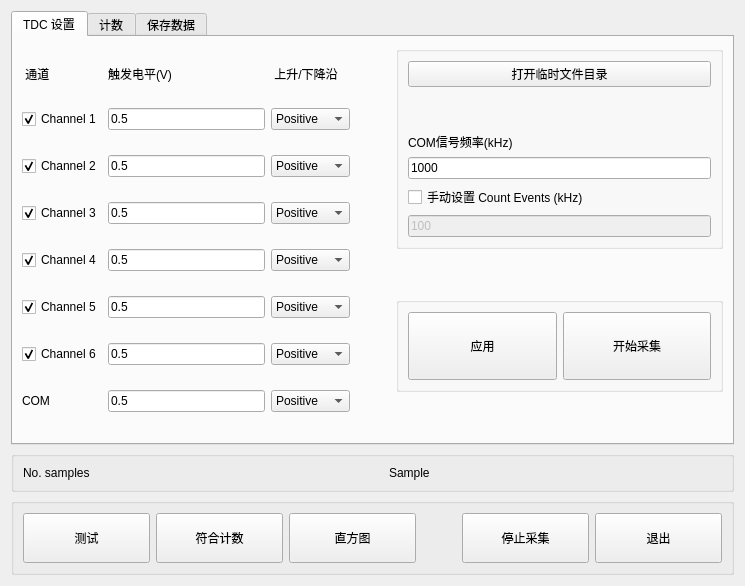
<?xml version="1.0" encoding="UTF-8"?>
<ui version="4.0">
 <class>Widget</class>
 <widget class="QWidget" name="Widget">
  <property name="geometry">
   <rect>
    <x>0</x>
    <y>0</y>
    <width>745</width>
    <height>586</height>
   </rect>
  </property>
  <property name="windowTitle">
   <string>Widget</string>
  </property>
  <layout class="QVBoxLayout" name="verticalLayout_2">
   <item>
    <widget class="QTabWidget" name="tabWidget">
     <property name="currentIndex">
      <number>0</number>
     </property>
     <widget class="QWidget" name="pageSettings">
      <attribute name="title">
       <string>TDC 设置</string>
      </attribute>
      <layout class="QGridLayout" name="gridLayout_3">
       <item row="5" column="2">
        <spacer name="verticalSpacer_10">
         <property name="orientation">
          <enum>Qt::Vertical</enum>
         </property>
         <property name="sizeType">
          <enum>QSizePolicy::Preferred</enum>
         </property>
         <property name="sizeHint" stdset="0">
          <size>
           <width>20</width>
           <height>30</height>
          </size>
         </property>
        </spacer>
       </item>
       <item row="1" column="2">
        <widget class="QGroupBox" name="groupBox_3">
         <property name="title">
          <string/>
         </property>
         <layout class="QVBoxLayout" name="verticalLayout">
          <item>
           <widget class="QPushButton" name="buttonTempFilePath">
            <property name="text">
             <string>打开临时文件目录</string>
            </property>
           </widget>
          </item>
          <item>
           <spacer name="verticalSpacer_3">
            <property name="orientation">
             <enum>Qt::Vertical</enum>
            </property>
            <property name="sizeHint" stdset="0">
             <size>
              <width>20</width>
              <height>40</height>
             </size>
            </property>
           </spacer>
          </item>
          <item>
           <widget class="QLabel" name="label_6">
            <property name="text">
             <string>COM信号频率(kHz)</string>
            </property>
           </widget>
          </item>
          <item>
           <widget class="QLineEdit" name="textFreqCOM">
            <property name="text">
             <string>1000</string>
            </property>
           </widget>
          </item>
          <item>
           <widget class="QCheckBox" name="checkboxEnableCountEvents">
            <property name="sizePolicy">
             <sizepolicy hsizetype="Preferred" vsizetype="Fixed">
              <horstretch>0</horstretch>
              <verstretch>0</verstretch>
             </sizepolicy>
            </property>
            <property name="text">
             <string>手动设置 Count Events (kHz)</string>
            </property>
           </widget>
          </item>
          <item>
           <widget class="QLineEdit" name="textCountEvents">
            <property name="enabled">
             <bool>false</bool>
            </property>
            <property name="text">
             <string>100</string>
            </property>
            <property name="readOnly">
             <bool>false</bool>
            </property>
           </widget>
          </item>
         </layout>
        </widget>
       </item>
       <item row="1" column="0" rowspan="6">
        <layout class="QGridLayout" name="gridLayout">
         <item row="8" column="2">
          <widget class="QComboBox" name="slopeCNCOM">
           <property name="currentIndex">
            <number>0</number>
           </property>
           <item>
            <property name="text">
             <string>Positive</string>
            </property>
           </item>
           <item>
            <property name="text">
             <string>Negative</string>
            </property>
           </item>
          </widget>
         </item>
         <item row="3" column="0">
          <widget class="QCheckBox" name="checkBoxCN2">
           <property name="text">
            <string>Channel 2</string>
           </property>
           <property name="checked">
            <bool>true</bool>
           </property>
          </widget>
         </item>
         <item row="4" column="1">
          <widget class="QLineEdit" name="levelTextCN3">
           <property name="text">
            <string>0.5</string>
           </property>
          </widget>
         </item>
         <item row="3" column="2">
          <widget class="QComboBox" name="slopeCN2">
           <item>
            <property name="text">
             <string>Positive</string>
            </property>
           </item>
           <item>
            <property name="text">
             <string>Negative</string>
            </property>
           </item>
          </widget>
         </item>
         <item row="4" column="0">
          <widget class="QCheckBox" name="checkBoxCN3">
           <property name="text">
            <string>Channel 3</string>
           </property>
           <property name="checked">
            <bool>true</bool>
           </property>
          </widget>
         </item>
         <item row="8" column="1">
          <widget class="QLineEdit" name="levelTextCNCOM">
           <property name="text">
            <string>0.5</string>
           </property>
          </widget>
         </item>
         <item row="2" column="0">
          <widget class="QCheckBox" name="checkBoxCN1">
           <property name="text">
            <string>Channel 1</string>
           </property>
           <property name="checkable">
            <bool>true</bool>
           </property>
           <property name="checked">
            <bool>true</bool>
           </property>
           <property name="tristate">
            <bool>false</bool>
           </property>
          </widget>
         </item>
         <item row="6" column="0">
          <widget class="QCheckBox" name="checkBoxCN5">
           <property name="text">
            <string>Channel 5</string>
           </property>
           <property name="checked">
            <bool>true</bool>
           </property>
          </widget>
         </item>
         <item row="7" column="0">
          <widget class="QCheckBox" name="checkBoxCN6">
           <property name="text">
            <string>Channel 6</string>
           </property>
           <property name="checked">
            <bool>true</bool>
           </property>
          </widget>
         </item>
         <item row="6" column="2">
          <widget class="QComboBox" name="slopeCN5">
           <item>
            <property name="text">
             <string>Positive</string>
            </property>
           </item>
           <item>
            <property name="text">
             <string>Negative</string>
            </property>
           </item>
          </widget>
         </item>
         <item row="4" column="2">
          <widget class="QComboBox" name="slopeCN3">
           <item>
            <property name="text">
             <string>Positive</string>
            </property>
           </item>
           <item>
            <property name="text">
             <string>Negative</string>
            </property>
           </item>
          </widget>
         </item>
         <item row="2" column="1">
          <widget class="QLineEdit" name="levelTextCN1">
           <property name="text">
            <string>0.5</string>
           </property>
          </widget>
         </item>
         <item row="7" column="2">
          <widget class="QComboBox" name="slopeCN6">
           <item>
            <property name="text">
             <string>Positive</string>
            </property>
           </item>
           <item>
            <property name="text">
             <string>Negative</string>
            </property>
           </item>
          </widget>
         </item>
         <item row="3" column="1">
          <widget class="QLineEdit" name="levelTextCN2">
           <property name="text">
            <string>0.5</string>
           </property>
          </widget>
         </item>
         <item row="5" column="1">
          <widget class="QLineEdit" name="levelTextCN4">
           <property name="text">
            <string>0.5</string>
           </property>
          </widget>
         </item>
         <item row="5" column="0">
          <widget class="QCheckBox" name="checkBoxCN4">
           <property name="text">
            <string>Channel 4</string>
           </property>
           <property name="checked">
            <bool>true</bool>
           </property>
          </widget>
         </item>
         <item row="8" column="0">
          <widget class="QLabel" name="label_11">
           <property name="text">
            <string>COM</string>
           </property>
          </widget>
         </item>
         <item row="0" column="1">
          <widget class="QLabel" name="label_4">
           <property name="text">
            <string>触发电平(V)</string>
           </property>
          </widget>
         </item>
         <item row="7" column="1">
          <widget class="QLineEdit" name="levelTextCN6">
           <property name="text">
            <string>0.5</string>
           </property>
          </widget>
         </item>
         <item row="0" column="0">
          <widget class="QLabel" name="label_2">
           <property name="sizePolicy">
            <sizepolicy hsizetype="Preferred" vsizetype="Fixed">
             <horstretch>0</horstretch>
             <verstretch>0</verstretch>
            </sizepolicy>
           </property>
           <property name="text">
            <string> 通道</string>
           </property>
          </widget>
         </item>
         <item row="0" column="2">
          <widget class="QLabel" name="label_5">
           <property name="text">
            <string> 上升/下降沿</string>
           </property>
          </widget>
         </item>
         <item row="6" column="1">
          <widget class="QLineEdit" name="levelTextCN5">
           <property name="text">
            <string>0.5</string>
           </property>
          </widget>
         </item>
         <item row="5" column="2">
          <widget class="QComboBox" name="slopeCN4">
           <item>
            <property name="text">
             <string>Positive</string>
            </property>
           </item>
           <item>
            <property name="text">
             <string>Negative</string>
            </property>
           </item>
          </widget>
         </item>
         <item row="2" column="2">
          <widget class="QComboBox" name="slopeCN1">
           <item>
            <property name="text">
             <string>Positive</string>
            </property>
           </item>
           <item>
            <property name="text">
             <string>Negative</string>
            </property>
           </item>
          </widget>
         </item>
        </layout>
       </item>
       <item row="2" column="2">
        <spacer name="verticalSpacer_6">
         <property name="orientation">
          <enum>Qt::Vertical</enum>
         </property>
         <property name="sizeType">
          <enum>QSizePolicy::Preferred</enum>
         </property>
         <property name="sizeHint" stdset="0">
          <size>
           <width>20</width>
           <height>30</height>
          </size>
         </property>
        </spacer>
       </item>
       <item row="1" column="1">
        <spacer name="horizontalSpacer">
         <property name="orientation">
          <enum>Qt::Horizontal</enum>
         </property>
         <property name="sizeType">
          <enum>QSizePolicy::Fixed</enum>
         </property>
         <property name="sizeHint" stdset="0">
          <size>
           <width>40</width>
           <height>20</height>
          </size>
         </property>
        </spacer>
       </item>
       <item row="4" column="2">
        <widget class="QGroupBox" name="groupBox_4">
         <property name="title">
          <string/>
         </property>
         <layout class="QHBoxLayout" name="horizontalLayout_2">
          <item>
           <widget class="QPushButton" name="buttonApplyConfig">
            <property name="sizePolicy">
             <sizepolicy hsizetype="Expanding" vsizetype="Expanding">
              <horstretch>0</horstretch>
              <verstretch>0</verstretch>
             </sizepolicy>
            </property>
            <property name="text">
             <string>应用</string>
            </property>
           </widget>
          </item>
          <item>
           <widget class="QPushButton" name="buttonStartAcquisition">
            <property name="sizePolicy">
             <sizepolicy hsizetype="Expanding" vsizetype="Preferred">
              <horstretch>0</horstretch>
              <verstretch>0</verstretch>
             </sizepolicy>
            </property>
            <property name="text">
             <string>开始采集</string>
            </property>
           </widget>
          </item>
         </layout>
        </widget>
       </item>
      </layout>
     </widget>
     <widget class="QWidget" name="mainPage">
      <attribute name="title">
       <string>计数</string>
      </attribute>
      <layout class="QGridLayout" name="gridLayout_4">
       <item row="4" column="1">
        <spacer name="verticalSpacer">
         <property name="orientation">
          <enum>Qt::Vertical</enum>
         </property>
         <property name="sizeHint" stdset="0">
          <size>
           <width>20</width>
           <height>40</height>
          </size>
         </property>
        </spacer>
       </item>
       <item row="1" column="1">
        <spacer name="verticalSpacer_4">
         <property name="orientation">
          <enum>Qt::Vertical</enum>
         </property>
         <property name="sizeHint" stdset="0">
          <size>
           <width>20</width>
           <height>40</height>
          </size>
         </property>
        </spacer>
       </item>
       <item row="2" column="1">
        <widget class="QLabel" name="label_10">
         <property name="text">
          <string>累计时间(s)</string>
         </property>
        </widget>
       </item>
       <item row="0" column="0" rowspan="10">
        <layout class="QGridLayout" name="gridLayout_2">
         <item row="0" column="1">
          <widget class="QLabel" name="label_12">
           <property name="text">
            <string>单道计数</string>
           </property>
          </widget>
         </item>
         <item row="4" column="0">
          <widget class="QLCDNumber" name="lcdNumber_4">
           <property name="sizePolicy">
            <sizepolicy hsizetype="Expanding" vsizetype="Expanding">
             <horstretch>0</horstretch>
             <verstretch>0</verstretch>
            </sizepolicy>
           </property>
           <property name="digitCount">
            <number>1</number>
           </property>
           <property name="intValue" stdset="0">
            <number>4</number>
           </property>
          </widget>
         </item>
         <item row="6" column="1">
          <widget class="QLCDNumber" name="lcdSPC6">
           <property name="sizePolicy">
            <sizepolicy hsizetype="Minimum" vsizetype="Expanding">
             <horstretch>0</horstretch>
             <verstretch>0</verstretch>
            </sizepolicy>
           </property>
           <property name="digitCount">
            <number>13</number>
           </property>
           <property name="intValue" stdset="0">
            <number>0</number>
           </property>
          </widget>
         </item>
         <item row="0" column="0">
          <widget class="QLabel" name="label_13">
           <property name="text">
            <string>通道</string>
           </property>
          </widget>
         </item>
         <item row="3" column="0">
          <widget class="QLCDNumber" name="lcdNumber_3">
           <property name="sizePolicy">
            <sizepolicy hsizetype="Expanding" vsizetype="Expanding">
             <horstretch>0</horstretch>
             <verstretch>0</verstretch>
            </sizepolicy>
           </property>
           <property name="digitCount">
            <number>1</number>
           </property>
           <property name="intValue" stdset="0">
            <number>3</number>
           </property>
          </widget>
         </item>
         <item row="1" column="0">
          <widget class="QLCDNumber" name="lcdNumber">
           <property name="sizePolicy">
            <sizepolicy hsizetype="Expanding" vsizetype="Expanding">
             <horstretch>0</horstretch>
             <verstretch>0</verstretch>
            </sizepolicy>
           </property>
           <property name="digitCount">
            <number>1</number>
           </property>
           <property name="intValue" stdset="0">
            <number>1</number>
           </property>
          </widget>
         </item>
         <item row="6" column="0">
          <widget class="QLCDNumber" name="lcdNumber_6">
           <property name="sizePolicy">
            <sizepolicy hsizetype="Expanding" vsizetype="Expanding">
             <horstretch>0</horstretch>
             <verstretch>0</verstretch>
            </sizepolicy>
           </property>
           <property name="digitCount">
            <number>1</number>
           </property>
           <property name="intValue" stdset="0">
            <number>6</number>
           </property>
          </widget>
         </item>
         <item row="5" column="1">
          <widget class="QLCDNumber" name="lcdSPC5">
           <property name="sizePolicy">
            <sizepolicy hsizetype="Minimum" vsizetype="Expanding">
             <horstretch>0</horstretch>
             <verstretch>0</verstretch>
            </sizepolicy>
           </property>
           <property name="digitCount">
            <number>13</number>
           </property>
           <property name="intValue" stdset="0">
            <number>0</number>
           </property>
          </widget>
         </item>
         <item row="3" column="1">
          <widget class="QLCDNumber" name="lcdSPC3">
           <property name="sizePolicy">
            <sizepolicy hsizetype="Minimum" vsizetype="Expanding">
             <horstretch>0</horstretch>
             <verstretch>0</verstretch>
            </sizepolicy>
           </property>
           <property name="digitCount">
            <number>13</number>
           </property>
           <property name="intValue" stdset="0">
            <number>0</number>
           </property>
          </widget>
         </item>
         <item row="1" column="1">
          <widget class="QLCDNumber" name="lcdSPC1">
           <property name="sizePolicy">
            <sizepolicy hsizetype="Minimum" vsizetype="Expanding">
             <horstretch>1</horstretch>
             <verstretch>0</verstretch>
            </sizepolicy>
           </property>
           <property name="digitCount">
            <number>13</number>
           </property>
           <property name="value" stdset="0">
            <double>0.000000000000000</double>
           </property>
           <property name="intValue" stdset="0">
            <number>0</number>
           </property>
          </widget>
         </item>
         <item row="2" column="1">
          <widget class="QLCDNumber" name="lcdSPC2">
           <property name="sizePolicy">
            <sizepolicy hsizetype="Minimum" vsizetype="Expanding">
             <horstretch>0</horstretch>
             <verstretch>0</verstretch>
            </sizepolicy>
           </property>
           <property name="digitCount">
            <number>13</number>
           </property>
           <property name="mode">
            <enum>QLCDNumber::Dec</enum>
           </property>
           <property name="intValue" stdset="0">
            <number>0</number>
           </property>
          </widget>
         </item>
         <item row="5" column="0">
          <widget class="QLCDNumber" name="lcdNumber_5">
           <property name="sizePolicy">
            <sizepolicy hsizetype="Expanding" vsizetype="Expanding">
             <horstretch>0</horstretch>
             <verstretch>0</verstretch>
            </sizepolicy>
           </property>
           <property name="digitCount">
            <number>1</number>
           </property>
           <property name="intValue" stdset="0">
            <number>5</number>
           </property>
          </widget>
         </item>
         <item row="4" column="1">
          <widget class="QLCDNumber" name="lcdSPC4">
           <property name="sizePolicy">
            <sizepolicy hsizetype="Minimum" vsizetype="Expanding">
             <horstretch>0</horstretch>
             <verstretch>0</verstretch>
            </sizepolicy>
           </property>
           <property name="digitCount">
            <number>13</number>
           </property>
           <property name="intValue" stdset="0">
            <number>0</number>
           </property>
          </widget>
         </item>
         <item row="2" column="0">
          <widget class="QLCDNumber" name="lcdNumber_2">
           <property name="sizePolicy">
            <sizepolicy hsizetype="Expanding" vsizetype="Expanding">
             <horstretch>0</horstretch>
             <verstretch>0</verstretch>
            </sizepolicy>
           </property>
           <property name="digitCount">
            <number>1</number>
           </property>
           <property name="intValue" stdset="0">
            <number>2</number>
           </property>
          </widget>
         </item>
        </layout>
       </item>
       <item row="7" column="1">
        <widget class="QPushButton" name="buttonStopCount">
         <property name="sizePolicy">
          <sizepolicy hsizetype="Minimum" vsizetype="Expanding">
           <horstretch>0</horstretch>
           <verstretch>0</verstretch>
          </sizepolicy>
         </property>
         <property name="text">
          <string>停止计数</string>
         </property>
        </widget>
       </item>
       <item row="6" column="1">
        <spacer name="verticalSpacer_2">
         <property name="orientation">
          <enum>Qt::Vertical</enum>
         </property>
         <property name="sizeHint" stdset="0">
          <size>
           <width>20</width>
           <height>40</height>
          </size>
         </property>
        </spacer>
       </item>
       <item row="3" column="1">
        <widget class="QLineEdit" name="accumulateTimeText">
         <property name="sizePolicy">
          <sizepolicy hsizetype="Preferred" vsizetype="Fixed">
           <horstretch>0</horstretch>
           <verstretch>0</verstretch>
          </sizepolicy>
         </property>
         <property name="text">
          <string>1</string>
         </property>
        </widget>
       </item>
       <item row="5" column="1">
        <widget class="QPushButton" name="buttonStartCount">
         <property name="sizePolicy">
          <sizepolicy hsizetype="Minimum" vsizetype="Expanding">
           <horstretch>0</horstretch>
           <verstretch>0</verstretch>
          </sizepolicy>
         </property>
         <property name="text">
          <string>开始计数</string>
         </property>
        </widget>
       </item>
       <item row="8" column="1">
        <spacer name="verticalSpacer_5">
         <property name="orientation">
          <enum>Qt::Vertical</enum>
         </property>
         <property name="sizeHint" stdset="0">
          <size>
           <width>20</width>
           <height>40</height>
          </size>
         </property>
        </spacer>
       </item>
      </layout>
     </widget>
     <widget class="QWidget" name="pageData">
      <attribute name="title">
       <string>保存数据</string>
      </attribute>
      <layout class="QGridLayout" name="gridLayout_6">
       <item row="2" column="0">
        <widget class="QGroupBox" name="groupBox_7">
         <property name="sizePolicy">
          <sizepolicy hsizetype="Expanding" vsizetype="Expanding">
           <horstretch>0</horstretch>
           <verstretch>0</verstretch>
          </sizepolicy>
         </property>
         <property name="title">
          <string/>
         </property>
         <layout class="QHBoxLayout" name="horizontalLayout_6">
          <item>
           <layout class="QHBoxLayout" name="horizontalLayout_5">
            <item>
             <widget class="QGroupBox" name="groupBox_9">
              <property name="sizePolicy">
               <sizepolicy hsizetype="Preferred" vsizetype="Expanding">
                <horstretch>0</horstretch>
                <verstretch>0</verstretch>
               </sizepolicy>
              </property>
              <property name="title">
               <string/>
              </property>
              <layout class="QVBoxLayout" name="verticalLayout_4">
               <item>
                <widget class="QCheckBox" name="checkboxSCC">
                 <property name="text">
                  <string>单道计数</string>
                 </property>
                </widget>
               </item>
               <item>
                <widget class="QCheckBox" name="checkboxCC">
                 <property name="text">
                  <string>符合计数</string>
                 </property>
                </widget>
               </item>
               <item>
                <widget class="QCheckBox" name="checkboxTOF">
                 <property name="text">
                  <string>原始数据
（TDC直出）单独一个文件</string>
                 </property>
                </widget>
               </item>
               <item>
                <widget class="QCheckBox" name="checkboxRecordTime">
                 <property name="text">
                  <string>记录时长(s)</string>
                 </property>
                 <property name="checked">
                  <bool>true</bool>
                 </property>
                </widget>
               </item>
               <item>
                <widget class="QLineEdit" name="textRecordTime">
                 <property name="sizePolicy">
                  <sizepolicy hsizetype="Preferred" vsizetype="Fixed">
                   <horstretch>0</horstretch>
                   <verstretch>0</verstretch>
                  </sizepolicy>
                 </property>
                 <property name="text">
                  <string>10</string>
                 </property>
                </widget>
               </item>
              </layout>
             </widget>
            </item>
            <item>
             <widget class="QGroupBox" name="groupBox_10">
              <property name="sizePolicy">
               <sizepolicy hsizetype="Expanding" vsizetype="Expanding">
                <horstretch>0</horstretch>
                <verstretch>0</verstretch>
               </sizepolicy>
              </property>
              <property name="title">
               <string/>
              </property>
              <layout class="QVBoxLayout" name="verticalLayout_5">
               <item>
                <widget class="QLabel" name="label_14">
                 <property name="text">
                  <string>数据文件头</string>
                 </property>
                </widget>
               </item>
               <item>
                <widget class="QPlainTextEdit" name="textMetaData">
                 <property name="plainText">
                  <string># e.g. 实验条件：……</string>
                 </property>
                </widget>
               </item>
               <item>
                <widget class="QLabel" name="label_15">
                 <property name="text">
                  <string>注：单道计数与符合计数同时记录时，
符合计数面板需要勾选“与单道计数的累计时间相同”</string>
                 </property>
                </widget>
               </item>
              </layout>
             </widget>
            </item>
           </layout>
          </item>
          <item>
           <widget class="QGroupBox" name="groupBox_11">
            <property name="title">
             <string/>
            </property>
            <layout class="QVBoxLayout" name="verticalLayout_3">
             <item>
              <spacer name="verticalSpacer_9">
               <property name="orientation">
                <enum>Qt::Vertical</enum>
               </property>
               <property name="sizeType">
                <enum>QSizePolicy::Fixed</enum>
               </property>
               <property name="sizeHint" stdset="0">
                <size>
                 <width>20</width>
                 <height>20</height>
                </size>
               </property>
              </spacer>
             </item>
             <item>
              <widget class="QPushButton" name="buttonStartRecord">
               <property name="sizePolicy">
                <sizepolicy hsizetype="Minimum" vsizetype="Expanding">
                 <horstretch>0</horstretch>
                 <verstretch>0</verstretch>
                </sizepolicy>
               </property>
               <property name="text">
                <string>开始记录</string>
               </property>
              </widget>
             </item>
             <item>
              <spacer name="verticalSpacer_7">
               <property name="orientation">
                <enum>Qt::Vertical</enum>
               </property>
               <property name="sizeType">
                <enum>QSizePolicy::Fixed</enum>
               </property>
               <property name="sizeHint" stdset="0">
                <size>
                 <width>20</width>
                 <height>20</height>
                </size>
               </property>
              </spacer>
             </item>
             <item>
              <widget class="QPushButton" name="buttonStopRecord">
               <property name="sizePolicy">
                <sizepolicy hsizetype="Minimum" vsizetype="Expanding">
                 <horstretch>0</horstretch>
                 <verstretch>0</verstretch>
                </sizepolicy>
               </property>
               <property name="text">
                <string>停止记录</string>
               </property>
              </widget>
             </item>
             <item>
              <spacer name="verticalSpacer_8">
               <property name="orientation">
                <enum>Qt::Vertical</enum>
               </property>
               <property name="sizeType">
                <enum>QSizePolicy::Fixed</enum>
               </property>
               <property name="sizeHint" stdset="0">
                <size>
                 <width>20</width>
                 <height>20</height>
                </size>
               </property>
              </spacer>
             </item>
            </layout>
           </widget>
          </item>
         </layout>
        </widget>
       </item>
       <item row="0" column="0" colspan="2">
        <widget class="QGroupBox" name="groupBox_5">
         <property name="title">
          <string/>
         </property>
         <layout class="QHBoxLayout" name="horizontalLayout_4">
          <item>
           <widget class="QPushButton" name="buttonOpenDataDir">
            <property name="text">
             <string>数据目录</string>
            </property>
           </widget>
          </item>
          <item>
           <widget class="QComboBox" name="textDataDirectory">
            <property name="sizePolicy">
             <sizepolicy hsizetype="Expanding" vsizetype="Fixed">
              <horstretch>0</horstretch>
              <verstretch>0</verstretch>
             </sizepolicy>
            </property>
            <property name="editable">
             <bool>true</bool>
            </property>
            <item>
             <property name="text">
              <string>D:/Data</string>
             </property>
            </item>
           </widget>
          </item>
          <item>
           <widget class="QToolButton" name="buttonDataDirectory">
            <property name="sizePolicy">
             <sizepolicy hsizetype="Fixed" vsizetype="Preferred">
              <horstretch>0</horstretch>
              <verstretch>0</verstretch>
             </sizepolicy>
            </property>
            <property name="text">
             <string>...</string>
            </property>
           </widget>
          </item>
         </layout>
        </widget>
       </item>
       <item row="1" column="0" colspan="2">
        <widget class="QGroupBox" name="groupBox_6">
         <property name="title">
          <string/>
         </property>
         <layout class="QHBoxLayout" name="horizontalLayout_3">
          <item>
           <widget class="QLabel" name="label_3">
            <property name="text">
             <string>文件名</string>
            </property>
           </widget>
          </item>
          <item>
           <widget class="QLineEdit" name="textDataFileName">
            <property name="text">
             <string>test1</string>
            </property>
           </widget>
          </item>
          <item>
           <widget class="QLabel" name="label_7">
            <property name="text">
             <string>后缀名</string>
            </property>
           </widget>
          </item>
          <item>
           <widget class="QComboBox" name="comboDataFileSuffix">
            <item>
             <property name="text">
              <string>txt</string>
             </property>
            </item>
            <item>
             <property name="text">
              <string>dat</string>
             </property>
            </item>
           </widget>
          </item>
         </layout>
        </widget>
       </item>
      </layout>
     </widget>
    </widget>
   </item>
   <item>
    <spacer name="verticalSpacer_11">
     <property name="orientation">
      <enum>Qt::Vertical</enum>
     </property>
     <property name="sizeHint" stdset="0">
      <size>
       <width>20</width>
       <height>40</height>
      </size>
     </property>
    </spacer>
   </item>
   <item>
    <widget class="QGroupBox" name="groupBox">
     <property name="title">
      <string/>
     </property>
     <layout class="QHBoxLayout" name="horizontalLayout">
      <item>
       <widget class="QLabel" name="label_8">
        <property name="text">
         <string>No. samples</string>
        </property>
       </widget>
      </item>
      <item>
       <widget class="QLabel" name="labelNumSamples">
        <property name="sizePolicy">
         <sizepolicy hsizetype="Expanding" vsizetype="Preferred">
          <horstretch>0</horstretch>
          <verstretch>0</verstretch>
         </sizepolicy>
        </property>
        <property name="text">
         <string/>
        </property>
       </widget>
      </item>
      <item>
       <widget class="QLabel" name="label_9">
        <property name="text">
         <string>Sample</string>
        </property>
       </widget>
      </item>
      <item>
       <widget class="QLabel" name="labelSample">
        <property name="sizePolicy">
         <sizepolicy hsizetype="Expanding" vsizetype="Preferred">
          <horstretch>0</horstretch>
          <verstretch>0</verstretch>
         </sizepolicy>
        </property>
        <property name="text">
         <string/>
        </property>
       </widget>
      </item>
     </layout>
    </widget>
   </item>
   <item>
    <spacer name="verticalSpacer_12">
     <property name="orientation">
      <enum>Qt::Vertical</enum>
     </property>
     <property name="sizeHint" stdset="0">
      <size>
       <width>20</width>
       <height>40</height>
      </size>
     </property>
    </spacer>
   </item>
   <item>
    <widget class="QGroupBox" name="groupBox_2">
     <property name="title">
      <string/>
     </property>
     <layout class="QGridLayout" name="gridLayout_5">
      <item row="0" column="5">
       <widget class="QPushButton" name="buttonStopAcq">
        <property name="sizePolicy">
         <sizepolicy hsizetype="Expanding" vsizetype="Preferred">
          <horstretch>0</horstretch>
          <verstretch>0</verstretch>
         </sizepolicy>
        </property>
        <property name="text">
         <string>停止采集</string>
        </property>
       </widget>
      </item>
      <item row="0" column="6">
       <widget class="QPushButton" name="buttonExit">
        <property name="sizePolicy">
         <sizepolicy hsizetype="Expanding" vsizetype="Preferred">
          <horstretch>0</horstretch>
          <verstretch>0</verstretch>
         </sizepolicy>
        </property>
        <property name="text">
         <string>退出</string>
        </property>
       </widget>
      </item>
      <item row="0" column="3">
       <spacer name="horizontalSpacer_3">
        <property name="orientation">
         <enum>Qt::Horizontal</enum>
        </property>
        <property name="sizeType">
         <enum>QSizePolicy::Preferred</enum>
        </property>
        <property name="sizeHint" stdset="0">
         <size>
          <width>40</width>
          <height>50</height>
         </size>
        </property>
       </spacer>
      </item>
      <item row="0" column="0">
       <widget class="QPushButton" name="buttonTest">
        <property name="sizePolicy">
         <sizepolicy hsizetype="Expanding" vsizetype="Preferred">
          <horstretch>0</horstretch>
          <verstretch>30</verstretch>
         </sizepolicy>
        </property>
        <property name="text">
         <string>测试</string>
        </property>
       </widget>
      </item>
      <item row="0" column="2">
       <widget class="QPushButton" name="buttonHistogram">
        <property name="sizePolicy">
         <sizepolicy hsizetype="Expanding" vsizetype="Preferred">
          <horstretch>0</horstretch>
          <verstretch>30</verstretch>
         </sizepolicy>
        </property>
        <property name="text">
         <string>直方图</string>
        </property>
       </widget>
      </item>
      <item row="0" column="1">
       <widget class="QPushButton" name="buttonCoincidence">
        <property name="sizePolicy">
         <sizepolicy hsizetype="Expanding" vsizetype="Preferred">
          <horstretch>0</horstretch>
          <verstretch>30</verstretch>
         </sizepolicy>
        </property>
        <property name="text">
         <string>符合计数</string>
        </property>
       </widget>
      </item>
     </layout>
    </widget>
   </item>
  </layout>
 </widget>
 <resources/>
 <connections/>
</ui>
